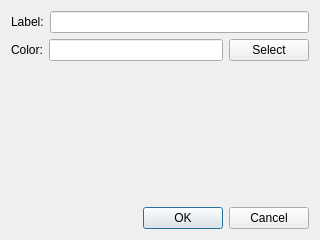
<?xml version="1.0" encoding="UTF-8"?>
<ui version="4.0">
 <class>Dialog_add_chart</class>
 <widget class="QDialog" name="Dialog_add_chart">
  <property name="geometry">
   <rect>
    <x>0</x>
    <y>0</y>
    <width>320</width>
    <height>240</height>
   </rect>
  </property>
  <property name="windowTitle">
   <string>Создать набор</string>
  </property>
  <property name="modal">
   <bool>true</bool>
  </property>
  <layout class="QVBoxLayout" name="verticalLayout_2">
   <item>
    <layout class="QVBoxLayout" name="verticalLayout">
     <item>
      <layout class="QHBoxLayout" name="lat_name">
       <item>
        <widget class="QLabel" name="lbl_set_name">
         <property name="sizePolicy">
          <sizepolicy hsizetype="Fixed" vsizetype="Fixed">
           <horstretch>0</horstretch>
           <verstretch>0</verstretch>
          </sizepolicy>
         </property>
         <property name="minimumSize">
          <size>
           <width>20</width>
           <height>0</height>
          </size>
         </property>
         <property name="text">
          <string>Label:</string>
         </property>
        </widget>
       </item>
       <item>
        <widget class="QLineEdit" name="le_name"/>
       </item>
      </layout>
     </item>
     <item>
      <layout class="QHBoxLayout" name="lat_color">
       <item>
        <widget class="QLabel" name="lbl_color">
         <property name="enabled">
          <bool>true</bool>
         </property>
         <property name="sizePolicy">
          <sizepolicy hsizetype="Fixed" vsizetype="Fixed">
           <horstretch>0</horstretch>
           <verstretch>0</verstretch>
          </sizepolicy>
         </property>
         <property name="minimumSize">
          <size>
           <width>20</width>
           <height>0</height>
          </size>
         </property>
         <property name="text">
          <string>Color:</string>
         </property>
        </widget>
       </item>
       <item>
        <widget class="QLineEdit" name="le_color"/>
       </item>
       <item>
        <widget class="QPushButton" name="pb_select">
         <property name="text">
          <string>Select</string>
         </property>
        </widget>
       </item>
      </layout>
     </item>
     <item>
      <spacer name="verticalSpacer">
       <property name="orientation">
        <enum>Qt::Vertical</enum>
       </property>
       <property name="sizeHint" stdset="0">
        <size>
         <width>20</width>
         <height>40</height>
        </size>
       </property>
      </spacer>
     </item>
    </layout>
   </item>
   <item>
    <widget class="QDialogButtonBox" name="buttonBox">
     <property name="orientation">
      <enum>Qt::Horizontal</enum>
     </property>
     <property name="standardButtons">
      <set>QDialogButtonBox::Cancel|QDialogButtonBox::Ok</set>
     </property>
    </widget>
   </item>
  </layout>
 </widget>
 <resources/>
 <connections>
  <connection>
   <sender>buttonBox</sender>
   <signal>accepted()</signal>
   <receiver>Dialog_add_chart</receiver>
   <slot>accept()</slot>
   <hints>
    <hint type="sourcelabel">
     <x>248</x>
     <y>254</y>
    </hint>
    <hint type="destinationlabel">
     <x>157</x>
     <y>274</y>
    </hint>
   </hints>
  </connection>
  <connection>
   <sender>buttonBox</sender>
   <signal>rejected()</signal>
   <receiver>Dialog_add_chart</receiver>
   <slot>reject()</slot>
   <hints>
    <hint type="sourcelabel">
     <x>316</x>
     <y>260</y>
    </hint>
    <hint type="destinationlabel">
     <x>286</x>
     <y>274</y>
    </hint>
   </hints>
  </connection>
 </connections>
</ui>
